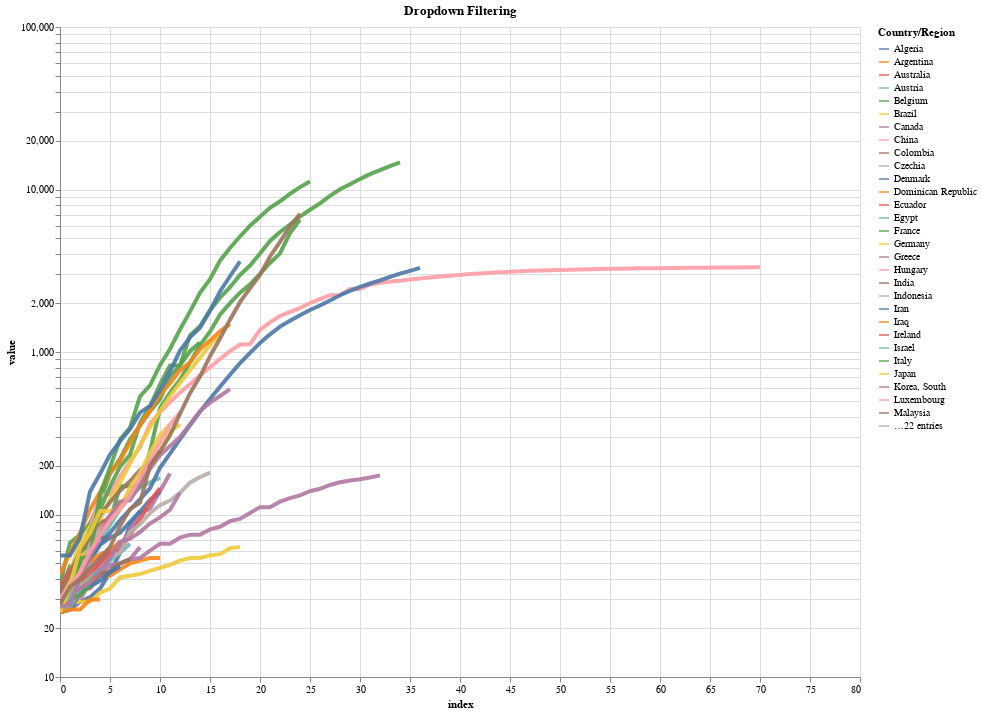

The notebook cell saved with this chart:
### Code cell
# see here: https://altair-viz.github.io/gallery/multiple_interactions.html


# altair plot with hover tool
base = alt.Chart(dfq).mark_line(strokeWidth=4, opacity=0.9).encode(
    x=alt.X('index'),
    y=alt.Y('value', scale=alt.Scale(type='log')),
    color='Country/Region',
    tooltip=['Country/Region', 'index','value']
).properties(
    width=800,
    height=650
).interactive()




countries = list(set(dfq['Country/Region']))
#len(countries)
# A dropdown filter
country_dropdown = alt.binding_select(options=countries)

country_select = alt.selection_single(fields=['Country/Region'], bind=country_dropdown, name="Country")

filter_countries = base.add_selection(
    country_select
).transform_filter(
    country_select
).properties(title="Dropdown Filtering")

filter_countries

### Figure 1 — Vega-Lite specification as saved in the notebook (floating-point values rounded to 4 significant figures; data arrays with more than 128 entries replaced by an {"elided": "..."} marker saying what was removed)
{"config": {"view": {"continuousWidth": 400, "continuousHeight": 300}}, "data": {"name": "data-21aba24973a51d89b483fdf22242835a"}, "mark": {"type": "line", "opacity": 0.9, "strokeWidth": 4}, "encoding": {"color": {"type": "nominal", "field": "Country/Region"}, "tooltip": [{"type": "nominal", "field": "Country/Region"}, {"type": "quantitative", "field": "index"}, {"type": "quantitative", "field": "value"}], "x": {"type": "quantitative", "field": "index"}, "y": {"type": "quantitative", "field": "value", "scale": {"type": "log"}}}, "height": 650, "selection": {"selector003": {"type": "interval", "bind": "scales", "encodings": ["x", "y"]}, "Country": {"type": "single", "fields": ["Country/Region"], "bind": {"input": "select", "options": ["Hungary", "Ecuador", "Portugal", "Algeria", "China", "Dominican Republic", "Mexico", "Russia", "San Marino", "Norway", "US", "Serbia", "Indonesia", "Australia", "Peru", "France", "Israel", "Luxembourg", "Egypt", "Belgium", "Panama", "Canada", "Iraq", "Denmark", "Brazil", "Italy", "Sweden", "Ukraine", "Czechia", "Japan", "India", "United Kingdom", "Spain", "Pakistan", "Saudi Arabia", "Malaysia", "Colombia", "Morocco", "Argentina", "Turkey", "Korea, South", "Philippines", "Poland", "Switzerland", "Germany", "Austria", "Ireland", "Iran", "Netherlands", "Romania", "Greece"]}}}, "title": "Dropdown Filtering", "transform": [{"filter": {"selection": "Country"}}], "width": 800, "$schema": "https://vega.github.io/schema/vega-lite/v4.8.1.json", "datasets": {"data-21aba24973a51d89b483fdf22242835a": {"elided": "3723 records"}}}
